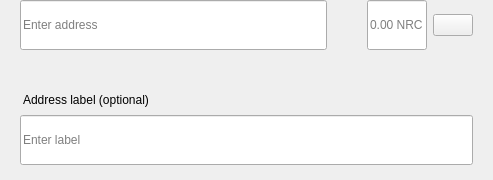
<?xml version="1.0" encoding="UTF-8"?>
<ui version="4.0">
 <class>SendMultiRow</class>
 <widget class="QWidget" name="SendMultiRow">
  <property name="geometry">
   <rect>
    <x>0</x>
    <y>0</y>
    <width>493</width>
    <height>180</height>
   </rect>
  </property>
  <property name="minimumSize">
   <size>
    <width>0</width>
    <height>0</height>
   </size>
  </property>
  <property name="maximumSize">
   <size>
    <width>16777215</width>
    <height>16777215</height>
   </size>
  </property>
  <property name="windowTitle">
   <string>Form</string>
  </property>
  <layout class="QVBoxLayout" name="verticalLayout_3">
   <property name="spacing">
    <number>0</number>
   </property>
   <property name="leftMargin">
    <number>0</number>
   </property>
   <property name="topMargin">
    <number>0</number>
   </property>
   <property name="rightMargin">
    <number>20</number>
   </property>
   <property name="bottomMargin">
    <number>5</number>
   </property>
   <item alignment="Qt::AlignTop">
    <widget class="QWidget" name="widget" native="true">
     <property name="sizePolicy">
      <sizepolicy hsizetype="Expanding" vsizetype="Maximum">
       <horstretch>0</horstretch>
       <verstretch>0</verstretch>
      </sizepolicy>
     </property>
     <property name="minimumSize">
      <size>
       <width>0</width>
       <height>60</height>
      </size>
     </property>
     <property name="maximumSize">
      <size>
       <width>16777215</width>
       <height>85</height>
      </size>
     </property>
     <layout class="QHBoxLayout" name="horizontalLayout" stretch="6,0,2">
      <property name="spacing">
       <number>0</number>
      </property>
      <property name="leftMargin">
       <number>8</number>
      </property>
      <property name="topMargin">
       <number>0</number>
      </property>
      <property name="rightMargin">
       <number>0</number>
      </property>
      <property name="bottomMargin">
       <number>0</number>
      </property>
      <item alignment="Qt::AlignTop">
       <widget class="QStackedWidget" name="stackedAddress">
        <property name="minimumSize">
         <size>
          <width>0</width>
          <height>50</height>
         </size>
        </property>
        <property name="maximumSize">
         <size>
          <width>16777215</width>
          <height>50</height>
         </size>
        </property>
        <widget class="QWidget" name="page_4">
         <property name="sizePolicy">
          <sizepolicy hsizetype="Expanding" vsizetype="Preferred">
           <horstretch>0</horstretch>
           <verstretch>0</verstretch>
          </sizepolicy>
         </property>
         <property name="minimumSize">
          <size>
           <width>0</width>
           <height>50</height>
          </size>
         </property>
         <property name="maximumSize">
          <size>
           <width>16777215</width>
           <height>55</height>
          </size>
         </property>
         <layout class="QVBoxLayout" name="verticalLayout_7">
          <property name="spacing">
           <number>0</number>
          </property>
          <property name="leftMargin">
           <number>12</number>
          </property>
          <property name="topMargin">
           <number>0</number>
          </property>
          <property name="rightMargin">
           <number>0</number>
          </property>
          <property name="bottomMargin">
           <number>0</number>
          </property>
          <item>
           <widget class="QLineEdit" name="lineEditAddress">
            <property name="minimumSize">
             <size>
              <width>0</width>
              <height>50</height>
             </size>
            </property>
            <property name="maximumSize">
             <size>
              <width>16777215</width>
              <height>50</height>
             </size>
            </property>
            <property name="placeholderText">
             <string>Enter address</string>
            </property>
           </widget>
          </item>
         </layout>
        </widget>
        <widget class="QWidget" name="page_3"/>
       </widget>
      </item>
      <item>
       <spacer name="horizontalSpacer_3">
        <property name="orientation">
         <enum>Qt::Horizontal</enum>
        </property>
        <property name="sizeType">
         <enum>QSizePolicy::Fixed</enum>
        </property>
        <property name="sizeHint" stdset="0">
         <size>
          <width>40</width>
          <height>20</height>
         </size>
        </property>
       </spacer>
      </item>
      <item>
       <layout class="QHBoxLayout" name="horizontalLayout_2">
        <property name="spacing">
         <number>6</number>
        </property>
        <item alignment="Qt::AlignTop">
         <widget class="QLineEdit" name="lineEditAmount">
          <property name="sizePolicy">
           <sizepolicy hsizetype="Expanding" vsizetype="Preferred">
            <horstretch>0</horstretch>
            <verstretch>0</verstretch>
           </sizepolicy>
          </property>
          <property name="minimumSize">
           <size>
            <width>0</width>
            <height>50</height>
           </size>
          </property>
          <property name="maximumSize">
           <size>
            <width>16777215</width>
            <height>50</height>
           </size>
          </property>
          <property name="maxLength">
           <number>17</number>
          </property>
          <property name="alignment">
           <set>Qt::AlignLeading|Qt::AlignLeft|Qt::AlignVCenter</set>
          </property>
          <property name="placeholderText">
           <string notr="true">0.00 NRC</string>
          </property>
         </widget>
        </item>
        <item>
         <layout class="QVBoxLayout" name="verticalLayout">
          <property name="topMargin">
           <number>14</number>
          </property>
          <property name="bottomMargin">
           <number>0</number>
          </property>
          <item alignment="Qt::AlignTop">
           <widget class="QPushButton" name="btnMenu">
            <property name="minimumSize">
             <size>
              <width>0</width>
              <height>0</height>
             </size>
            </property>
            <property name="maximumSize">
             <size>
              <width>16777215</width>
              <height>16777215</height>
             </size>
            </property>
            <property name="focusPolicy">
             <enum>Qt::NoFocus</enum>
            </property>
            <property name="text">
             <string/>
            </property>
           </widget>
          </item>
         </layout>
        </item>
       </layout>
      </item>
     </layout>
    </widget>
   </item>
   <item>
    <widget class="QWidget" name="layoutLabel" native="true">
     <property name="minimumSize">
      <size>
       <width>0</width>
       <height>0</height>
      </size>
     </property>
     <property name="maximumSize">
      <size>
       <width>16777215</width>
       <height>16777215</height>
      </size>
     </property>
     <layout class="QVBoxLayout" name="verticalLayout_9">
      <property name="spacing">
       <number>6</number>
      </property>
      <property name="leftMargin">
       <number>20</number>
      </property>
      <property name="topMargin">
       <number>0</number>
      </property>
      <property name="rightMargin">
       <number>0</number>
      </property>
      <property name="bottomMargin">
       <number>10</number>
      </property>
      <item>
       <spacer name="verticalSpacer">
        <property name="orientation">
         <enum>Qt::Vertical</enum>
        </property>
        <property name="sizeType">
         <enum>QSizePolicy::Fixed</enum>
        </property>
        <property name="sizeHint" stdset="0">
         <size>
          <width>20</width>
          <height>20</height>
         </size>
        </property>
       </spacer>
      </item>
      <item>
       <widget class="QLabel" name="labelSubtitleDescription">
        <property name="styleSheet">
         <string notr="true">margin-bottom:2px;
margin-left:0.05px;
padding:0px;</string>
        </property>
        <property name="text">
         <string>Address label (optional)</string>
        </property>
       </widget>
      </item>
      <item>
       <widget class="QLineEdit" name="lineEditDescription">
        <property name="minimumSize">
         <size>
          <width>0</width>
          <height>50</height>
         </size>
        </property>
        <property name="maximumSize">
         <size>
          <width>16777215</width>
          <height>50</height>
         </size>
        </property>
        <property name="placeholderText">
         <string>Enter label</string>
        </property>
       </widget>
      </item>
     </layout>
    </widget>
   </item>
  </layout>
 </widget>
 <resources/>
 <connections/>
</ui>
